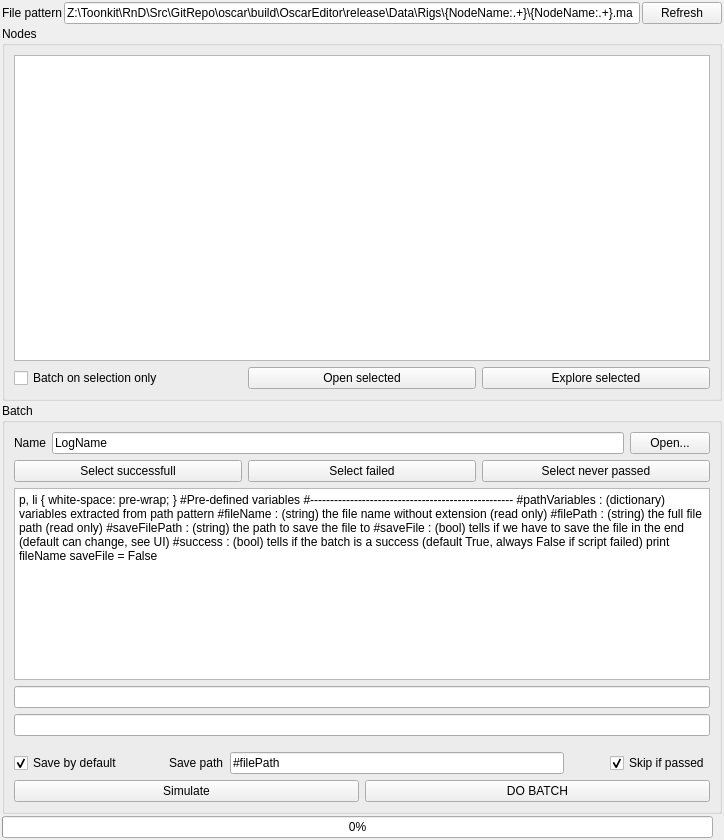
<?xml version="1.0" encoding="UTF-8"?>
<ui version="4.0">
 <class>tkBatcherUI</class>
 <widget class="QWidget" name="tkBatcherUI">
  <property name="geometry">
   <rect>
    <x>0</x>
    <y>0</y>
    <width>724</width>
    <height>840</height>
   </rect>
  </property>
  <property name="windowTitle">
   <string>tk Batcher 1.0</string>
  </property>
  <layout class="QVBoxLayout" name="verticalLayout">
   <property name="spacing">
    <number>2</number>
   </property>
   <property name="margin">
    <number>2</number>
   </property>
   <item>
    <layout class="QHBoxLayout" name="horizontalLayout">
     <item>
      <widget class="QLabel" name="label_2">
       <property name="text">
        <string>File pattern</string>
       </property>
      </widget>
     </item>
     <item>
      <widget class="QLineEdit" name="batcherPathLE">
       <property name="text">
        <string>Z:\Toonkit\RnD\Src\GitRepo\oscar\build\OscarEditor\release\Data\Rigs\{NodeName:.+}\{NodeName:.+}.ma</string>
       </property>
      </widget>
     </item>
     <item>
      <widget class="QPushButton" name="batcherRefreshPathBT">
       <property name="text">
        <string>Refresh</string>
       </property>
      </widget>
     </item>
    </layout>
   </item>
   <item>
    <widget class="QGroupBox" name="Nodes">
     <property name="title">
      <string>Nodes</string>
     </property>
     <layout class="QVBoxLayout" name="verticalLayout_2">
      <item>
       <widget class="QListWidget" name="batcherNodesLB">
        <property name="selectionMode">
         <enum>QAbstractItemView::ExtendedSelection</enum>
        </property>
       </widget>
      </item>
      <item>
       <layout class="QHBoxLayout" name="horizontalLayout_6">
        <property name="topMargin">
         <number>0</number>
        </property>
        <item>
         <widget class="QCheckBox" name="batcherSelectionCB">
          <property name="text">
           <string>Batch on selection only</string>
          </property>
         </widget>
        </item>
        <item>
         <widget class="QPushButton" name="batcherOpenSelectedCB">
          <property name="text">
           <string>Open selected</string>
          </property>
         </widget>
        </item>
        <item>
         <widget class="QPushButton" name="batcherExploreSelectedCB">
          <property name="text">
           <string>Explore selected</string>
          </property>
         </widget>
        </item>
       </layout>
      </item>
     </layout>
    </widget>
   </item>
   <item>
    <widget class="QGroupBox" name="groupBox">
     <property name="title">
      <string>Batch</string>
     </property>
     <layout class="QVBoxLayout" name="verticalLayout_3">
      <item>
       <layout class="QHBoxLayout" name="horizontalLayout_2">
        <property name="topMargin">
         <number>0</number>
        </property>
        <item>
         <widget class="QLabel" name="label_3">
          <property name="text">
           <string>Name</string>
          </property>
         </widget>
        </item>
        <item>
         <widget class="QLineEdit" name="batcherNameLE">
          <property name="text">
           <string>LogName</string>
          </property>
         </widget>
        </item>
        <item>
         <widget class="QPushButton" name="batcherOpenBT">
          <property name="text">
           <string>Open...</string>
          </property>
         </widget>
        </item>
       </layout>
      </item>
      <item>
       <layout class="QHBoxLayout" name="horizontalLayout_4">
        <property name="topMargin">
         <number>0</number>
        </property>
        <item>
         <widget class="QPushButton" name="batcherSelectSuccessBT">
          <property name="text">
           <string>Select successfull</string>
          </property>
         </widget>
        </item>
        <item>
         <widget class="QPushButton" name="batcherSelectFailureBT">
          <property name="text">
           <string>Select failed</string>
          </property>
         </widget>
        </item>
        <item>
         <widget class="QPushButton" name="batcherSelectNoneBT">
          <property name="text">
           <string>Select never passed</string>
          </property>
         </widget>
        </item>
       </layout>
      </item>
      <item>
       <widget class="QTextEdit" name="batcherCodeTE">
        <property name="html">
         <string>&lt;!DOCTYPE HTML PUBLIC &quot;-//W3C//DTD HTML 4.0//EN&quot; &quot;http://www.w3.org/TR/REC-html40/strict.dtd&quot;&gt;
&lt;html&gt;&lt;head&gt;&lt;meta name=&quot;qrichtext&quot; content=&quot;1&quot; /&gt;&lt;style type=&quot;text/css&quot;&gt;
p, li { white-space: pre-wrap; }
&lt;/style&gt;&lt;/head&gt;&lt;body style=&quot; font-family:'MS Shell Dlg 2'; font-size:8.25pt; font-weight:400; font-style:normal;&quot;&gt;
&lt;p style=&quot; margin-top:0px; margin-bottom:0px; margin-left:0px; margin-right:0px; -qt-block-indent:0; text-indent:0px;&quot;&gt;&lt;span style=&quot; font-size:8pt;&quot;&gt;#Pre-defined variables&lt;/span&gt;&lt;/p&gt;
&lt;p style=&quot; margin-top:0px; margin-bottom:0px; margin-left:0px; margin-right:0px; -qt-block-indent:0; text-indent:0px;&quot;&gt;&lt;span style=&quot; font-size:8pt;&quot;&gt;#---------------------------------------------------&lt;/span&gt;&lt;/p&gt;
&lt;p style=&quot; margin-top:0px; margin-bottom:0px; margin-left:0px; margin-right:0px; -qt-block-indent:0; text-indent:0px;&quot;&gt;&lt;span style=&quot; font-size:8pt;&quot;&gt;#pathVariables : (dictionary) variables extracted from path pattern&lt;/span&gt;&lt;/p&gt;
&lt;p style=&quot; margin-top:0px; margin-bottom:0px; margin-left:0px; margin-right:0px; -qt-block-indent:0; text-indent:0px;&quot;&gt;&lt;span style=&quot; font-size:8pt;&quot;&gt;#fileName : (string) the file name without extension (read only)&lt;/span&gt;&lt;/p&gt;
&lt;p style=&quot; margin-top:0px; margin-bottom:0px; margin-left:0px; margin-right:0px; -qt-block-indent:0; text-indent:0px;&quot;&gt;&lt;span style=&quot; font-size:8pt;&quot;&gt;#filePath : (string) the full file path (read only)&lt;/span&gt;&lt;/p&gt;
&lt;p style=&quot; margin-top:0px; margin-bottom:0px; margin-left:0px; margin-right:0px; -qt-block-indent:0; text-indent:0px;&quot;&gt;&lt;span style=&quot; font-size:8pt;&quot;&gt;#saveFilePath : (string) the path to save the file to&lt;/span&gt;&lt;/p&gt;
&lt;p style=&quot; margin-top:0px; margin-bottom:0px; margin-left:0px; margin-right:0px; -qt-block-indent:0; text-indent:0px;&quot;&gt;&lt;span style=&quot; font-size:8pt;&quot;&gt;#saveFile : (bool) tells if we have to save the file in the end (default can change, see UI)&lt;/span&gt;&lt;/p&gt;
&lt;p style=&quot; margin-top:0px; margin-bottom:0px; margin-left:0px; margin-right:0px; -qt-block-indent:0; text-indent:0px;&quot;&gt;&lt;span style=&quot; font-size:8pt;&quot;&gt;#success : (bool) tells if the batch is a success (default True, always False if script failed)&lt;/span&gt;&lt;/p&gt;
&lt;p style=&quot;-qt-paragraph-type:empty; margin-top:0px; margin-bottom:0px; margin-left:0px; margin-right:0px; -qt-block-indent:0; text-indent:0px; font-size:8pt;&quot;&gt;&lt;br /&gt;&lt;/p&gt;
&lt;p style=&quot; margin-top:0px; margin-bottom:0px; margin-left:0px; margin-right:0px; -qt-block-indent:0; text-indent:0px;&quot;&gt;&lt;span style=&quot; font-size:8pt;&quot;&gt;print fileName&lt;/span&gt;&lt;/p&gt;
&lt;p style=&quot; margin-top:0px; margin-bottom:0px; margin-left:0px; margin-right:0px; -qt-block-indent:0; text-indent:0px;&quot;&gt;&lt;span style=&quot; font-size:8pt;&quot;&gt;saveFile = False&lt;/span&gt;&lt;/p&gt;&lt;/body&gt;&lt;/html&gt;</string>
        </property>
       </widget>
      </item>
      <item>
       <widget class="QLineEdit" name="batcherCodeLE">
        <property name="visible">
         <bool>false</bool>
        </property>
       </widget>
      </item>
      <item>
       <widget class="QLineEdit" name="batcherCodeInputLE">
        <property name="visible">
         <bool>false</bool>
        </property>
       </widget>
      </item>
      <item>
       <layout class="QHBoxLayout" name="horizontalLayout_5">
        <property name="topMargin">
         <number>10</number>
        </property>
        <item>
         <widget class="QCheckBox" name="batcherSaveByDefaultCB">
          <property name="text">
           <string>Save by default</string>
          </property>
          <property name="checked">
           <bool>true</bool>
          </property>
         </widget>
        </item>
        <item>
         <spacer name="horizontalSpacer">
          <property name="orientation">
           <enum>Qt::Horizontal</enum>
          </property>
          <property name="sizeType">
           <enum>QSizePolicy::Preferred</enum>
          </property>
          <property name="sizeHint" stdset="0">
           <size>
            <width>40</width>
            <height>20</height>
           </size>
          </property>
         </spacer>
        </item>
        <item>
         <widget class="QLabel" name="label_4">
          <property name="text">
           <string>Save path</string>
          </property>
         </widget>
        </item>
        <item>
         <widget class="QLineEdit" name="batcherSavepathLE">
          <property name="text">
           <string>#filePath</string>
          </property>
         </widget>
        </item>
        <item>
         <spacer name="horizontalSpacer_2">
          <property name="orientation">
           <enum>Qt::Horizontal</enum>
          </property>
          <property name="sizeType">
           <enum>QSizePolicy::Preferred</enum>
          </property>
          <property name="sizeHint" stdset="0">
           <size>
            <width>40</width>
            <height>20</height>
           </size>
          </property>
         </spacer>
        </item>
        <item>
         <widget class="QCheckBox" name="batcherSkipCB">
          <property name="text">
           <string>Skip if passed</string>
          </property>
          <property name="checked">
           <bool>true</bool>
          </property>
         </widget>
        </item>
       </layout>
      </item>
      <item>
       <layout class="QHBoxLayout" name="horizontalLayout_3">
        <property name="topMargin">
         <number>0</number>
        </property>
        <item>
         <widget class="QPushButton" name="batcherSimBT">
          <property name="text">
           <string>Simulate</string>
          </property>
         </widget>
        </item>
        <item>
         <widget class="QPushButton" name="batcherDoBatchBT">
          <property name="text">
           <string>DO BATCH</string>
          </property>
         </widget>
        </item>
       </layout>
      </item>
     </layout>
    </widget>
   </item>
   <item>
    <layout class="QHBoxLayout" name="horizontalLayout_7">
     <property name="topMargin">
      <number>0</number>
     </property>
     <item>
      <widget class="QProgressBar" name="batcherProgressBar">
       <property name="enabled">
        <bool>true</bool>
       </property>
       <property name="value">
        <number>0</number>
       </property>
      </widget>
     </item>
     <item>
      <widget class="QLabel" name="label">
       <property name="sizePolicy">
        <sizepolicy hsizetype="Preferred" vsizetype="Fixed">
         <horstretch>0</horstretch>
         <verstretch>0</verstretch>
        </sizepolicy>
       </property>
       <property name="minimumSize">
        <size>
         <width>0</width>
         <height>21</height>
        </size>
       </property>
       <property name="maximumSize">
        <size>
         <width>16777215</width>
         <height>15</height>
        </size>
       </property>
       <property name="text">
        <string/>
       </property>
       <property name="pixmap">
        <pixmap>../../../../../../../cyril/.designer/backup/pictures/MiniLogo.png</pixmap>
       </property>
       <property name="alignment">
        <set>Qt::AlignRight|Qt::AlignTrailing|Qt::AlignVCenter</set>
       </property>
       <property name="margin">
        <number>0</number>
       </property>
      </widget>
     </item>
    </layout>
   </item>
  </layout>
 </widget>
 <resources/>
 <connections>
  <connection>
   <sender>batcherDoBatchBT</sender>
   <signal>pressed()</signal>
   <receiver>batcherCodeLE</receiver>
   <slot>clear()</slot>
   <hints>
    <hint type="sourcelabel">
     <x>239</x>
     <y>352</y>
    </hint>
    <hint type="destinationlabel">
     <x>101</x>
     <y>195</y>
    </hint>
   </hints>
  </connection>
  <connection>
   <sender>batcherDoBatchBT</sender>
   <signal>pressed()</signal>
   <receiver>batcherCodeTE</receiver>
   <slot>selectAll()</slot>
   <hints>
    <hint type="sourcelabel">
     <x>239</x>
     <y>352</y>
    </hint>
    <hint type="destinationlabel">
     <x>303</x>
     <y>278</y>
    </hint>
   </hints>
  </connection>
  <connection>
   <sender>batcherDoBatchBT</sender>
   <signal>pressed()</signal>
   <receiver>batcherCodeTE</receiver>
   <slot>copy()</slot>
   <hints>
    <hint type="sourcelabel">
     <x>239</x>
     <y>352</y>
    </hint>
    <hint type="destinationlabel">
     <x>327</x>
     <y>285</y>
    </hint>
   </hints>
  </connection>
  <connection>
   <sender>batcherDoBatchBT</sender>
   <signal>pressed()</signal>
   <receiver>batcherCodeLE</receiver>
   <slot>paste()</slot>
   <hints>
    <hint type="sourcelabel">
     <x>239</x>
     <y>352</y>
    </hint>
    <hint type="destinationlabel">
     <x>101</x>
     <y>195</y>
    </hint>
   </hints>
  </connection>
  <connection>
   <sender>batcherCodeInputLE</sender>
   <signal>textChanged(QString)</signal>
   <receiver>batcherCodeTE</receiver>
   <slot>setText(QString)</slot>
   <hints>
    <hint type="sourcelabel">
     <x>130</x>
     <y>311</y>
    </hint>
    <hint type="destinationlabel">
     <x>116</x>
     <y>243</y>
    </hint>
   </hints>
  </connection>
  <connection>
   <sender>batcherSimBT</sender>
   <signal>pressed()</signal>
   <receiver>batcherCodeTE</receiver>
   <slot>selectAll()</slot>
   <hints>
    <hint type="sourcelabel">
     <x>97</x>
     <y>341</y>
    </hint>
    <hint type="destinationlabel">
     <x>184</x>
     <y>257</y>
    </hint>
   </hints>
  </connection>
  <connection>
   <sender>batcherSimBT</sender>
   <signal>pressed()</signal>
   <receiver>batcherCodeTE</receiver>
   <slot>copy()</slot>
   <hints>
    <hint type="sourcelabel">
     <x>97</x>
     <y>341</y>
    </hint>
    <hint type="destinationlabel">
     <x>184</x>
     <y>257</y>
    </hint>
   </hints>
  </connection>
  <connection>
   <sender>batcherSimBT</sender>
   <signal>pressed()</signal>
   <receiver>batcherCodeLE</receiver>
   <slot>clear()</slot>
   <hints>
    <hint type="sourcelabel">
     <x>121</x>
     <y>344</y>
    </hint>
    <hint type="destinationlabel">
     <x>101</x>
     <y>195</y>
    </hint>
   </hints>
  </connection>
  <connection>
   <sender>batcherSimBT</sender>
   <signal>pressed()</signal>
   <receiver>batcherCodeLE</receiver>
   <slot>paste()</slot>
   <hints>
    <hint type="sourcelabel">
     <x>72</x>
     <y>342</y>
    </hint>
    <hint type="destinationlabel">
     <x>101</x>
     <y>195</y>
    </hint>
   </hints>
  </connection>
 </connections>
</ui>
